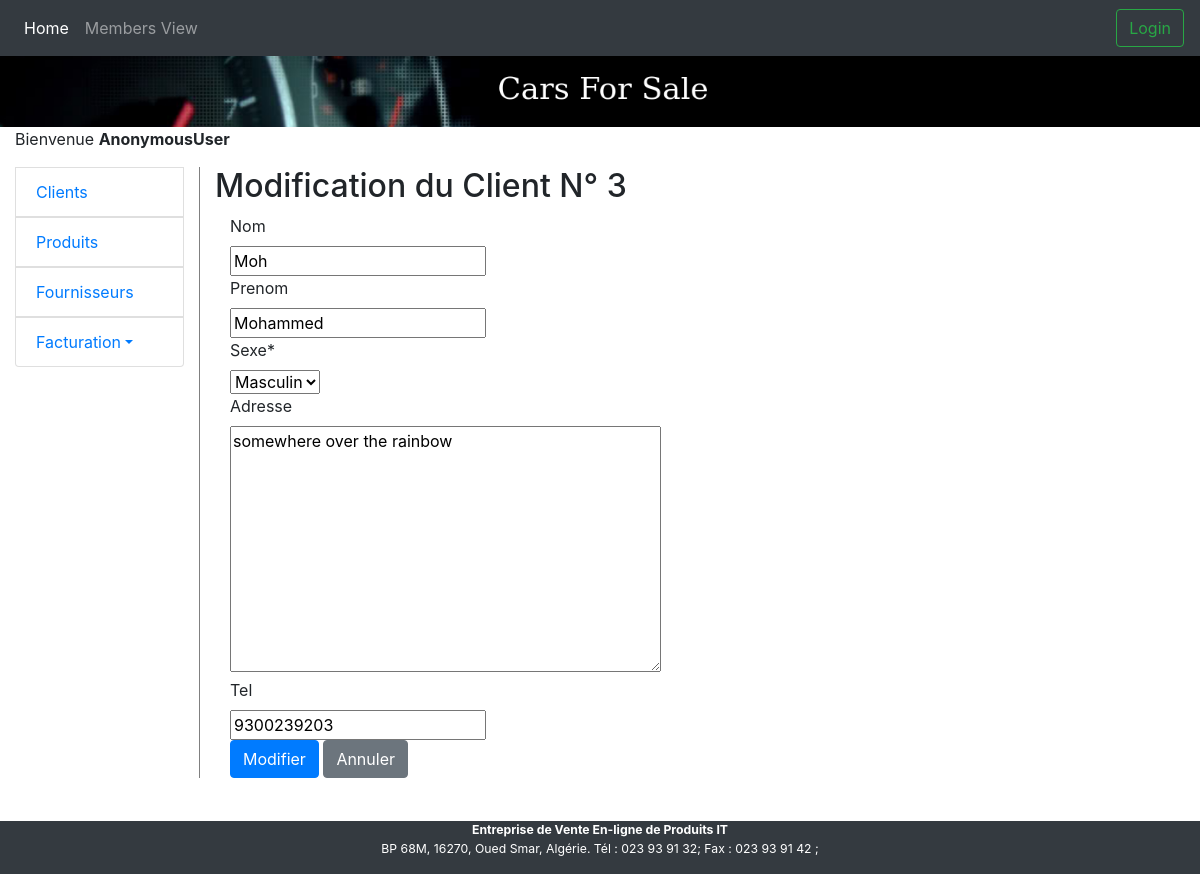
Before: /app/client_update/3/ with the older database file.
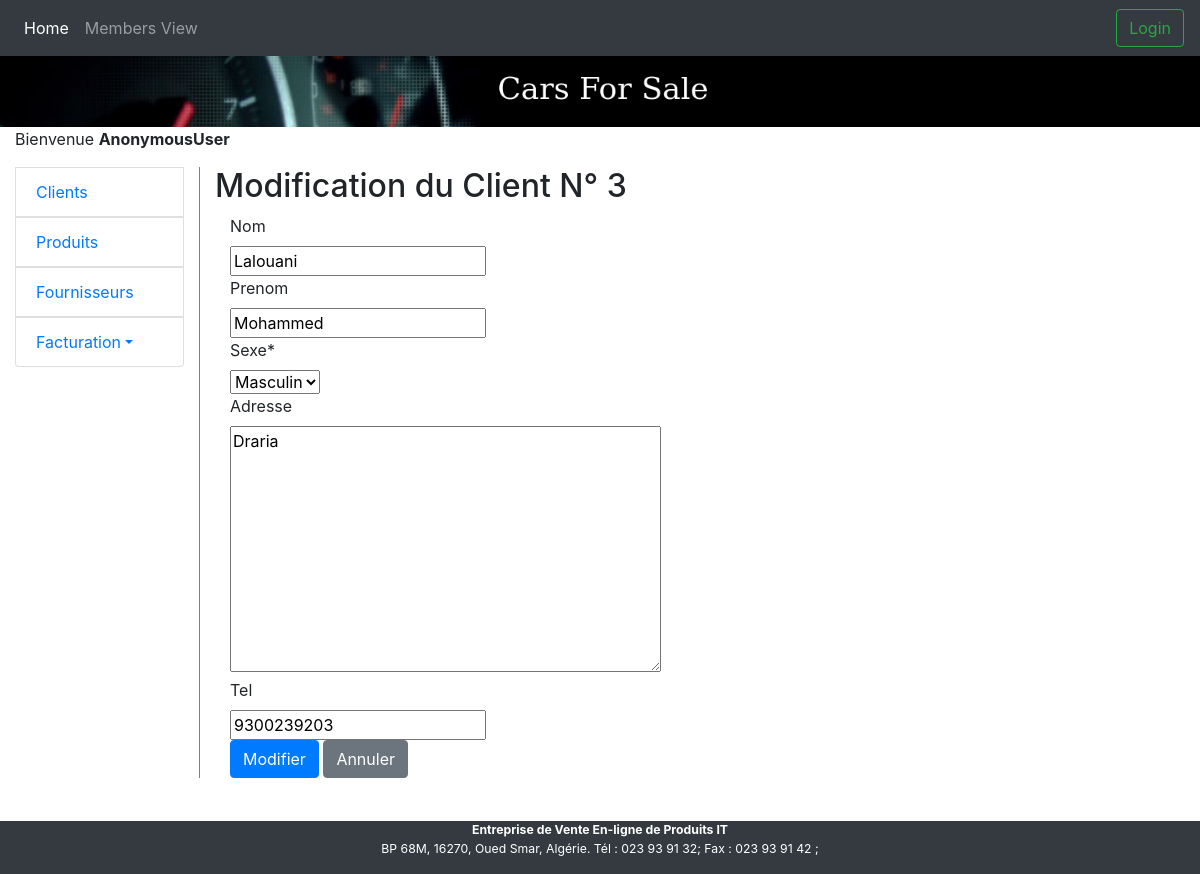
After: the same page with the newer database file.
### app/models.py (models this page shows, shortened)
class Client(models.Model):
    SEXE = (
        ('M', 'Masculin'),
        ('F', 'Feminin')
    )
    nom = models.CharField(max_length=50, null=True, blank=True)
    prenom = models.CharField(max_length=50, null=True, blank=True)
    adresse = models.TextField(null=True, blank=True)
    tel = models.CharField(max_length = 10, null=True, blank=True)
    sexe = models.CharField(max_length=1, choices = SEXE)

### app/views.py (the view)
# urls.py: re_path(r'^client_update/(?P<pk>\d+)/$', views.ClientUpdateView.as_view(),  name='client_update'),
class ClientUpdateView(UpdateView):
    model = Client
    fields = ['nom', 'prenom', 'sexe', 'adresse', 'tel']
    template_name = 'bill/client_update.html'
    def get_form(self, form_class=None):
        form = super().get_form(form_class)
        form.helper = FormHelper()
        form.helper.add_input(Submit('submit', 'Modifier', css_class='btn-primary'))
        form.helper.add_input(Button('cancel', 'Annuler', css_class='btn-secondary', onclick="window.history.back()"))
        self.success_url = reverse('client_table')
        return form

### app/templates/bill/client_update.html (shortened to what this page needs)
{% extends './base.html' %}
{% load bootstrap4 django_tables2 crispy_forms_tags %}
{% block content %}
  <h2>Modification du Client N° {{ object.id }}</h2>
  <div class="col-lg-5">
	{% crispy form %}
  </div>
{% endblock %}

### app/templates/bill/base.html (shortened to what this page needs)
<!DOCTYPE HTML>
<html>
  <head>
	{% load bootstrap4 django_tables2 crispy_forms_tags %}
	{% bootstrap_css %}
  </head>
  <body>
  	<div class="container-fluid">
	{% block navbar %}
    	{% include  './navbar.html' %}
	{% endblock %}
	<br><br>
    <header class="row">
        	 <img src="/media/banniere.png" alt="banniere" width="100%" >
	</header>
	<div class="row">
    	<div class="col-lg-12">
        	<p>
            	Bienvenue <strong>{{ user }}</strong>
          	</p>
		</div>
    </div>
	<div class="row">
		<div id="sidebar-wrapper" class="col-lg-2">
			<div id="sidebar">
			{% block sidebar %}
				{% include  './navsidebar.html' %}
        	{% endblock %}
       		</div>
       	</div>
        <section class="col-lg-10 pull-right">
			{% block content %}
			{% endblock %}
        </section>
	</div>
    <br><br><br><br>
    <footer class="row"><small><small>
		<div class="fixed-bottom text-center text-white bg-dark col-lg-12">
          <address>
          	  	<strong>Entreprise de Vente En-ligne de Produits IT</strong><br>
				BP 68M, 16270, Oued Smar, Algérie. Tél : 023 93 91 32; Fax : 023 93 91 42 ;
          </address>
        </div>
	</small></small></footer>
	</div>
  </body>
</html>

### app/templates/bill/navbar.html (shortened to what this page needs)
<nav class="navbar navbar-expand-md navbar-dark fixed-top bg-dark">
    <div class="collapse navbar-collapse" id="navbarsExampleDefault">
        <ul class="navbar-nav mr-auto">
            <li class="nav-item active">
                <a class="nav-link" href="{% url 'dashboard' %}">Home</a>
            </li>
            <li class="nav-item">
                <a class="nav-link" href="#">Members View</a>
            </li>
        </ul>
        {% if user.is_authenticated %}
            <ul class="navbar-nav mr-right">
                <li class="nav-item">
                    <a class="nav-link"">Logged in as {{ user.username }}</a>
                </li>
                <form class="form-inline my-2 my-lg-0" action="../../accounts/logout/" method="POST">
                    {% csrf_token %}
                    <button class="btn btn-outline-success my-2 my-sm-0" type="submit">Logout</button>
                </form>
            </ul>
        {% else %}
            <ul class="navbar-nav mr-right">
                <li class="nav-item">
                	<a href="../../accounts/login/" class="btn btn-outline-success my-2 my-sm-0" href="#">Login</a>
                </li>
            </ul>
        {% endif %}
    </div>
</nav>

### app/templates/bill/navsidebar.html (shortened to what this page needs)
<ul class="nav list-group">
	<li>
    	<a href="{% url 'client_table' %}" class="list-group-item">Clients</a>
	</li>
	<li>
    	<a class="list-group-item" href="{% url 'produits_table' %}">Produits</a>
	</li>
    <li>
    	<a class="list-group-item" href="{% url 'fournisseur_table' %}">Fournisseurs</a>
	</li>
	<li class="list-group-item">
	  <a class="dropdown-toggle" data-toggle="dropdown" href="#">Facturation</a>
	</li>
</ul>

### app/templates/bill/base.html (style rules this page uses)
#sidebar-wrapper { border-right: 1px solid gray; }

Changed rows visible on the page:
changed Client "Mohammed": nom "Moh" → "Lalouani"; adresse "somewhere over the rainbow" → "Draria"
